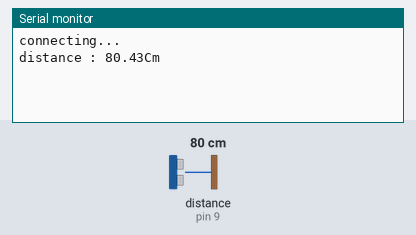
The sketch below on a simulated Arduino Uno, built with avr-gcc and run on an emulated ATmega328P. Shown: the last lines printed to the serial monitor. Wiring (inferred from the names in the program): ultrasonic range finder: trigger pin 8; echo pin 9. The inputs (shaded band) are chosen by the test bench; at power-on: distance to the obstacle (sensor on pin 9) 80 cm. The echo pulse lasts 58.3 µs per cm; WiFi joins after 1.5 s; servers stay silent unless stated.

Above: at 2.2 s.
2.3 s: distance to the obstacle (sensor on pin 9) set to 2 cm
At 2.3 s:
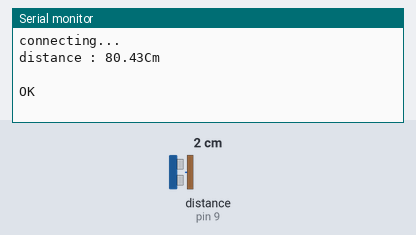
7.3 s: distance to the obstacle (sensor on pin 9) set to 4 cm
At 11.2 s:
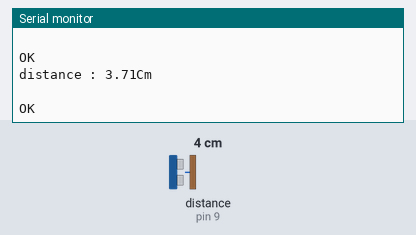
Timing chart, 0 to 12.7 s (numbered marks = the images above; inputs shaded):
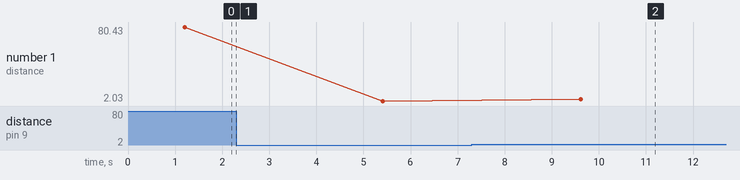

Measured:
- after the input at 7.3 s, the serial monitor: prints a new line after 2.3 s (image 2)
- plotted number 1: 80.43 → 2.03 after the input at 2.3 s, 2.03 → 3.71 after the input at 7.3 s

The sketch:

20191204_test_distance.ino
```cpp
#include <SPI.h>
#include <Client.h>
#include <Ethernet.h>

byte mac[] = { 0x90, 0xA2, 0xDA, 0x0E, 0xF1, 0x67 };
char server[] = "192.168.23.93"; //접속할 서버 주소 APMSETUP이 실행중인 컴퓨터의 ip
int trig = 8;
int echo = 9;

IPAddress ip(192,168,23,100);     //아두이노에 부여하는 ip (고정ip부여함)
IPAddress gateway(192,168,0,1);
IPAddress subnet(255,255,255,0);
EthernetClient client;

void setup() {
  pinMode(trig, OUTPUT);   //trig 8번핀
  pinMode(echo, INPUT); //echo 9번핀

  Serial.println("Sensor Ready");
  Ethernet.begin(mac, ip, gateway, subnet); //이더넷 연결 시작
  Serial.begin(9600);  //시리얼 통신 시작
  delay(1000);
  Serial.println("connecting...");
}

void loop()
{
  digitalWrite(trig, LOW);
  digitalWrite(echo, LOW);
  delayMicroseconds(2);
  digitalWrite(trig, HIGH);
  delayMicroseconds(10);
  digitalWrite(trig, LOW);

  unsigned long duration = pulseIn(echo, HIGH);
  double distance = duration / 29.0 /2.0;

  if(distance != 0) //거리가 0이면 MYSQL에 값 보내지 마
  {
    if (client.connect(server, 80)) {   // Http 요청 헤더
      client.print("GET /run.php?"); //읽을 PHP 파일
      client.print("distance=");
      client.print(distance);

      client.print("&&");

      client.println( "HTTP/1.1");
      client.println( "Host: 192.168.23.93" ); //요청n을 보낼 서버의 주소
      client.println( "Content-Type: application/x-www-form-urlencoded" );
      client.println( "Connection: close" );
      client.println();
      client.stop();

      Serial.print("distance : ");     //거리센서
      Serial.print(distance);     //거리센서
      Serial.println("Cm");

      Serial.println(" ");
      delay(1000);

      Serial.println("OK");
    }
  }
  delay(3000); //3초에 한번씩 센서 리딩
}
```
